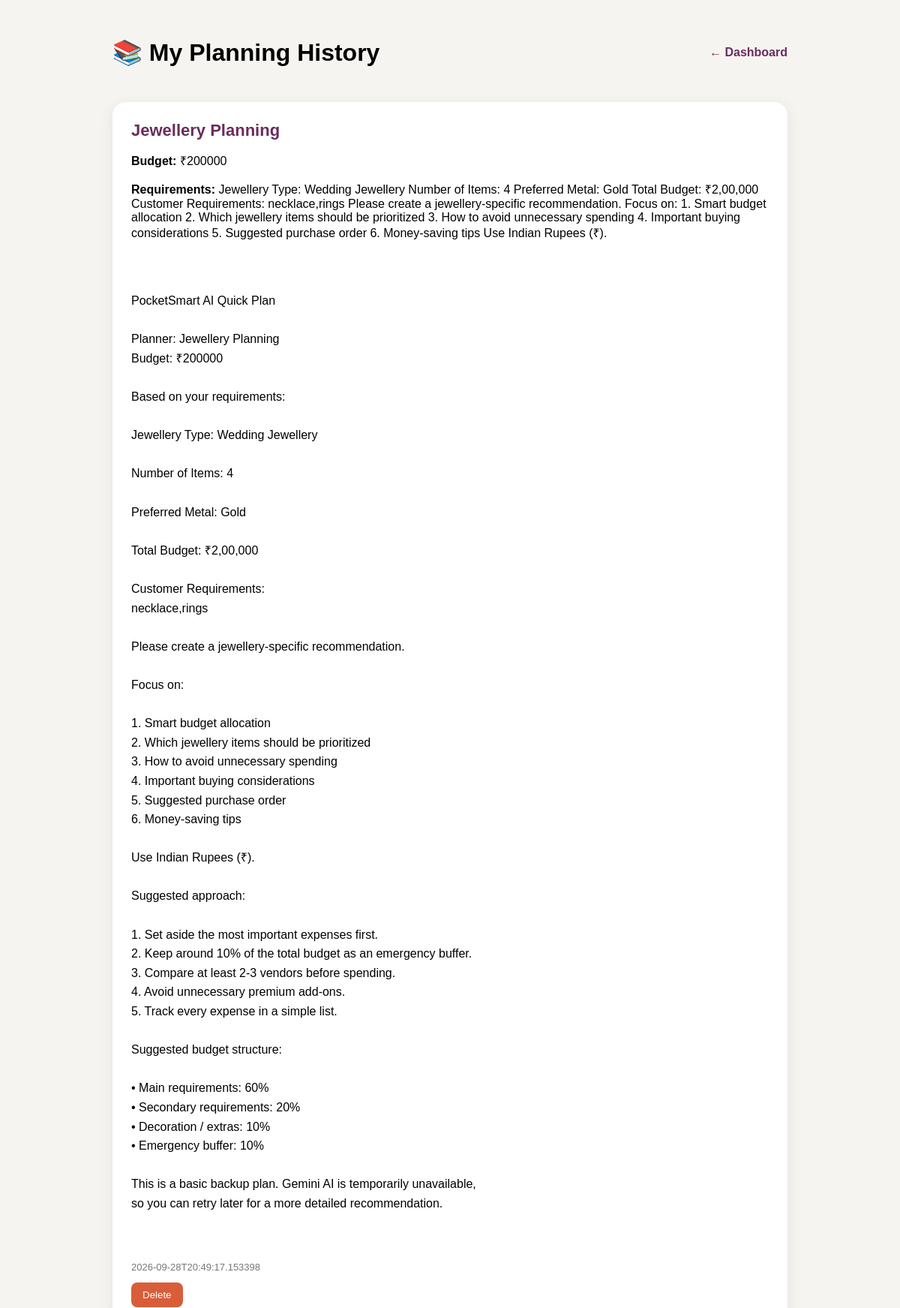
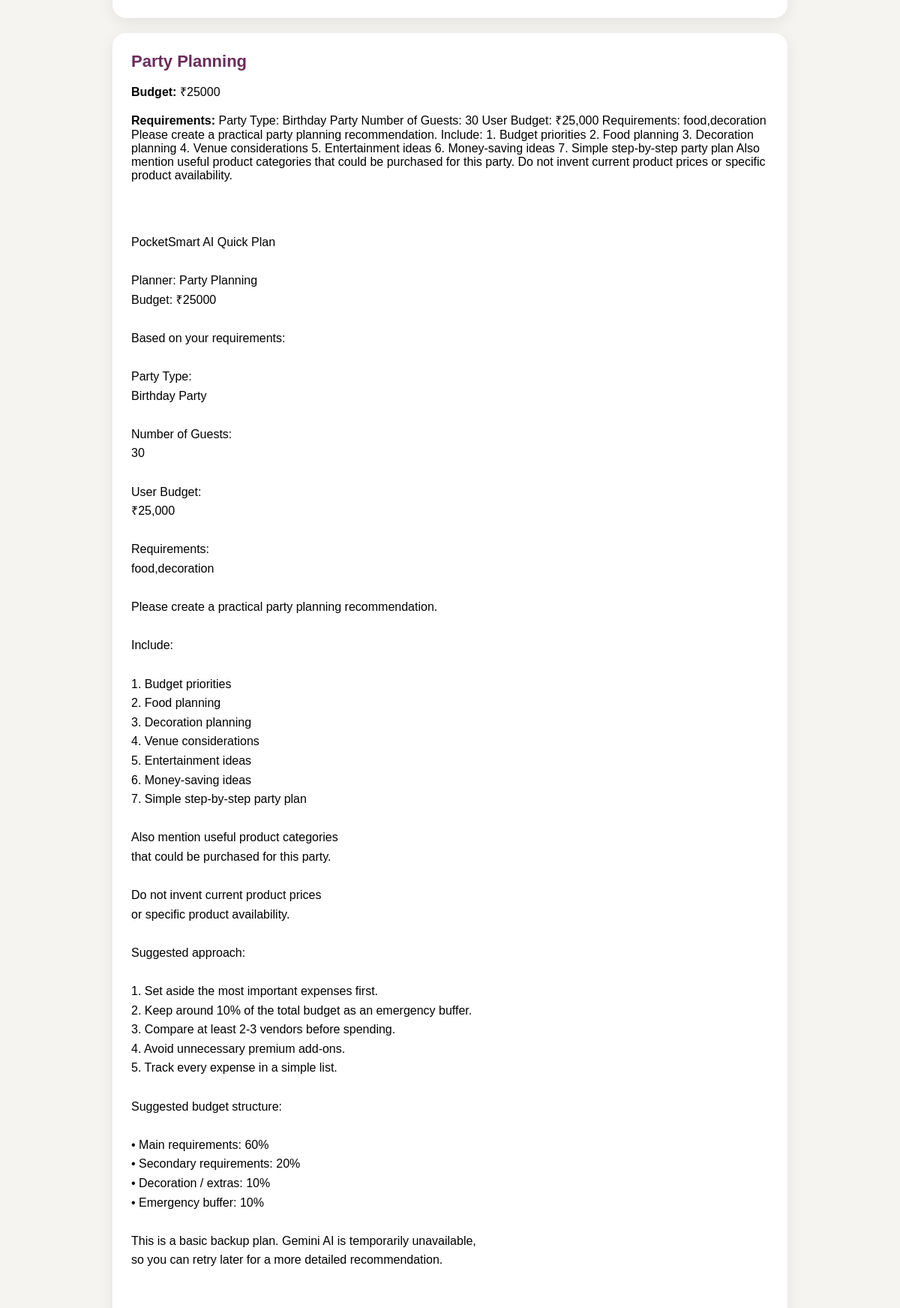
Screenshot of /history (signed in, upper part) with the database file from the repository (2 pictures, top to bottom).
### tables this page shows
CREATE TABLE plans (
            id INTEGER PRIMARY KEY AUTOINCREMENT,
            user_id INTEGER,
            planner TEXT NOT NULL,
            budget TEXT,
            requirements TEXT,
            recommendation TEXT,
            created_at TEXT NOT NULL,
            FOREIGN KEY(user_id) REFERENCES users(id)
        );

### app.py (the view)
@app.route("/history")
@login_required
def history():
    conn = get_db()
    plans = conn.execute(
        """
        SELECT *
        FROM plans
        WHERE user_id = ?
        ORDER BY id DESC
        """,
        (session["user_id"],)
    ).fetchall()
    conn.close()
    return render_template(
        "history.html",
        plans=plans
    )

### app.py (called while the page is built)
def get_db():
    conn = sqlite3.connect(DATABASE)
    conn.row_factory = sqlite3.Row
    return conn

def login_required(func):
    @wraps(func)
    def wrapper(*args, **kwargs):
        if "user_id" not in session:
            return redirect(url_for("login"))
        return func(*args, **kwargs)
    return wrapper

### templates/history.html (shortened to what this page needs)
<!DOCTYPE html>
<html>
<head>
</head>
<body>
<div class="container">
    <div class="top">
        <h1>📚 My Planning History</h1>
        <a class="back" href="/dashboard">
            ← Dashboard
        </a>
    </div>
    {% if plans %}
        {% for plan in plans %}
        <div class="card">
            <div class="planner">
                {{ plan["planner"] }}
            </div>
            <p>
                <strong>Budget:</strong>
                ₹{{ plan["budget"] or "Not specified" }}
            </p>
            <p>
                <strong>Requirements:</strong>
                {{ plan["requirements"] }}
            </p>
            <div class="recommendation">
                {{ plan["recommendation"] }}
            </div>
            <p class="date">
                {{ plan["created_at"] }}
            </p>
            <form
                method="POST"
                action="/delete-plan/{{ plan['id'] }}"
            >
                <button type="submit">
                    Delete
                </button>
            </form>
        </div>
        {% endfor %}
    {% endif %}
</div>
</body>
</html>

### templates/history.html (style rules this page uses)
body { font-family: Arial, sans-serif; background: #f6f4f1; margin: 0; padding: 30px; }
.container { max-width: 900px; margin: auto; }
.top { display: flex; justify-content: space-between; align-items: center; margin-bottom: 25px; }
.back { text-decoration: none; color: #6b2c5c; font-weight: bold; }
.card { background: white; border-radius: 18px; padding: 25px; margin-bottom: 20px; box-shadow: 0 5px 20px rgba(0,0,0,0.08); }
.planner { color: #6b2c5c; font-size: 22px; font-weight: bold; }
.date { color: #777; font-size: 13px; }
.recommendation { white-space: pre-wrap; line-height: 1.6; margin-top: 15px; }
button { background: #d95d39; color: white; border: none; padding: 9px 15px; border-radius: 8px; cursor: pointer; }

### rows the page displays
plans: planner "Jewellery Planning", budget "200000", requirements "Jewellery Type: Wedding Jewellery Number of Items: 4 Preferred Metal: Gold Total Budget: ₹2,00,000 Customer Requirements: necklace,rings Please create a jewellery-specific recommendation. Focus on: 1. Smart budget allocation 2. Which jewellery items should be prioritized 3. How to avoid unnecessary spending 4. Important buying considerations 5. Suggested purchase order 6. Money-saving tips Use Indian Rupees (₹).", recommendation "PocketSmart AI Quick Plan Planner: Jewellery Planning Budget: ₹200000 Based on your requirements: Jewellery Type: Wedding Jewellery Number of Items: 4 Preferred Metal: Gold Total Budget: ₹2,00,000 Customer Requirements: necklace,rings Please create a jewellery-specific recommendation. Focus on: 1. Smart budget allocation 2. Which jewellery items should be prioritized 3. How to avoid unnecessary spending 4. Important buying considerations 5. Suggested purchase order 6. Money-saving tips Use Indian Rupees (₹). Suggested approach: 1. Set aside the most important expenses first. 2. Keep around 10% of the total budget as an emergency buffer. 3. Compare at least 2-3 vendors before spending. 4.…", created_at "2026-09-28T20:49:17.153398"
plans: planner "Party Planning", budget "25000", requirements "Party Type: Birthday Party Number of Guests: 30 User Budget: ₹25,000 Requirements: food,decoration Please create a practical party planning recommendation. Include: 1. Budget priorities 2. Food planning 3. Decoration planning 4. Venue considerations 5. Entertainment ideas 6. Money-saving ideas 7. Simple step-by-step party plan Also mention useful product categories that could be purchased for this party. Do not invent current product prices or specific product availability.", recommendation "PocketSmart AI Quick Plan Planner: Party Planning Budget: ₹25000 Based on your requirements: Party Type: Birthday Party Number of Guests: 30 User Budget: ₹25,000 Requirements: food,decoration Please create a practical party planning recommendation. Include: 1. Budget priorities 2. Food planning 3. Decoration planning 4. Venue considerations 5. Entertainment ideas 6. Money-saving ideas 7. Simple step-by-step party plan Also mention useful product categories that could be purchased for this party. Do not invent current product prices or specific product availability. Suggested approach: 1. Set aside the most important expenses first. 2. Keep around 10% of the total budget as an emergency…"
